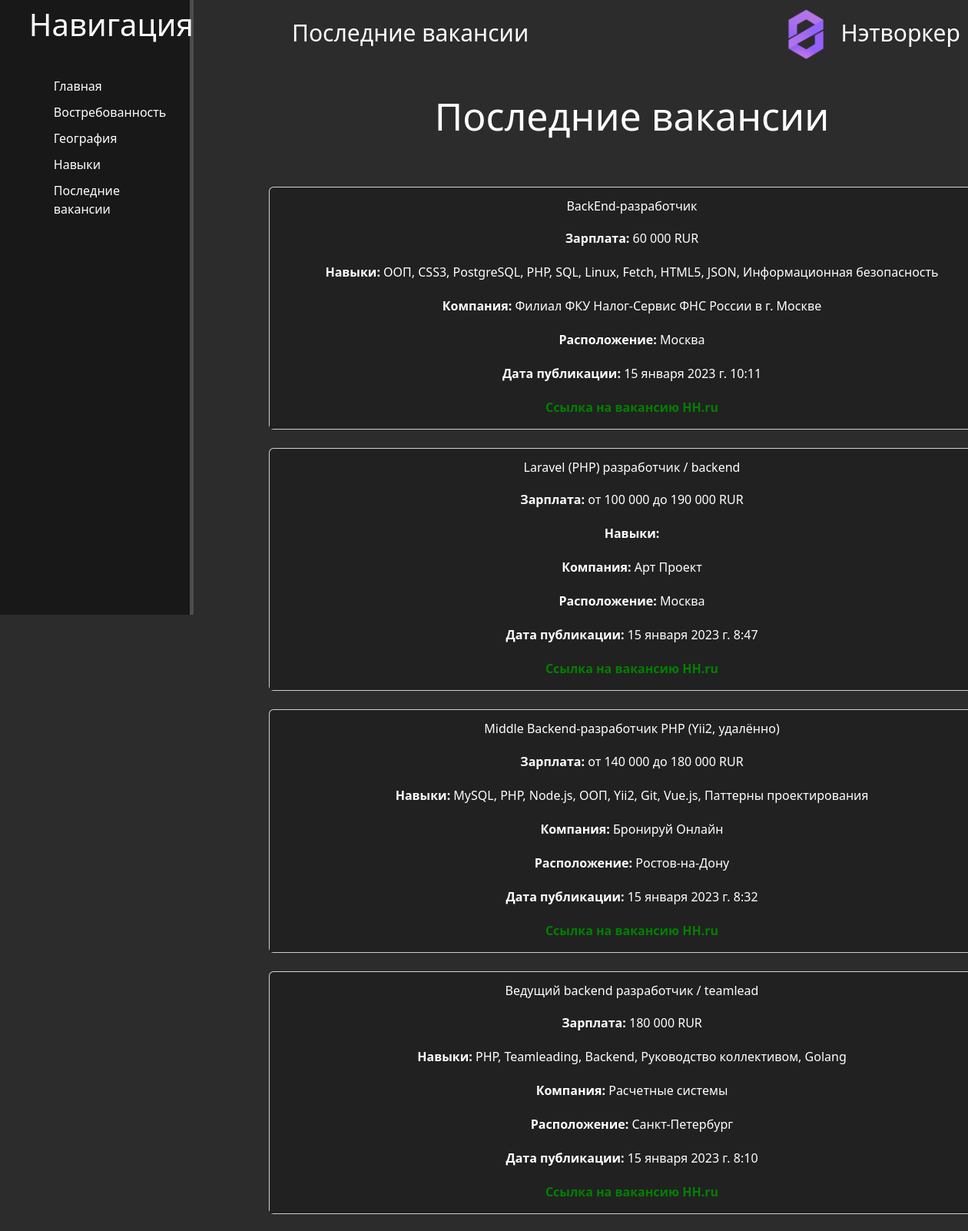
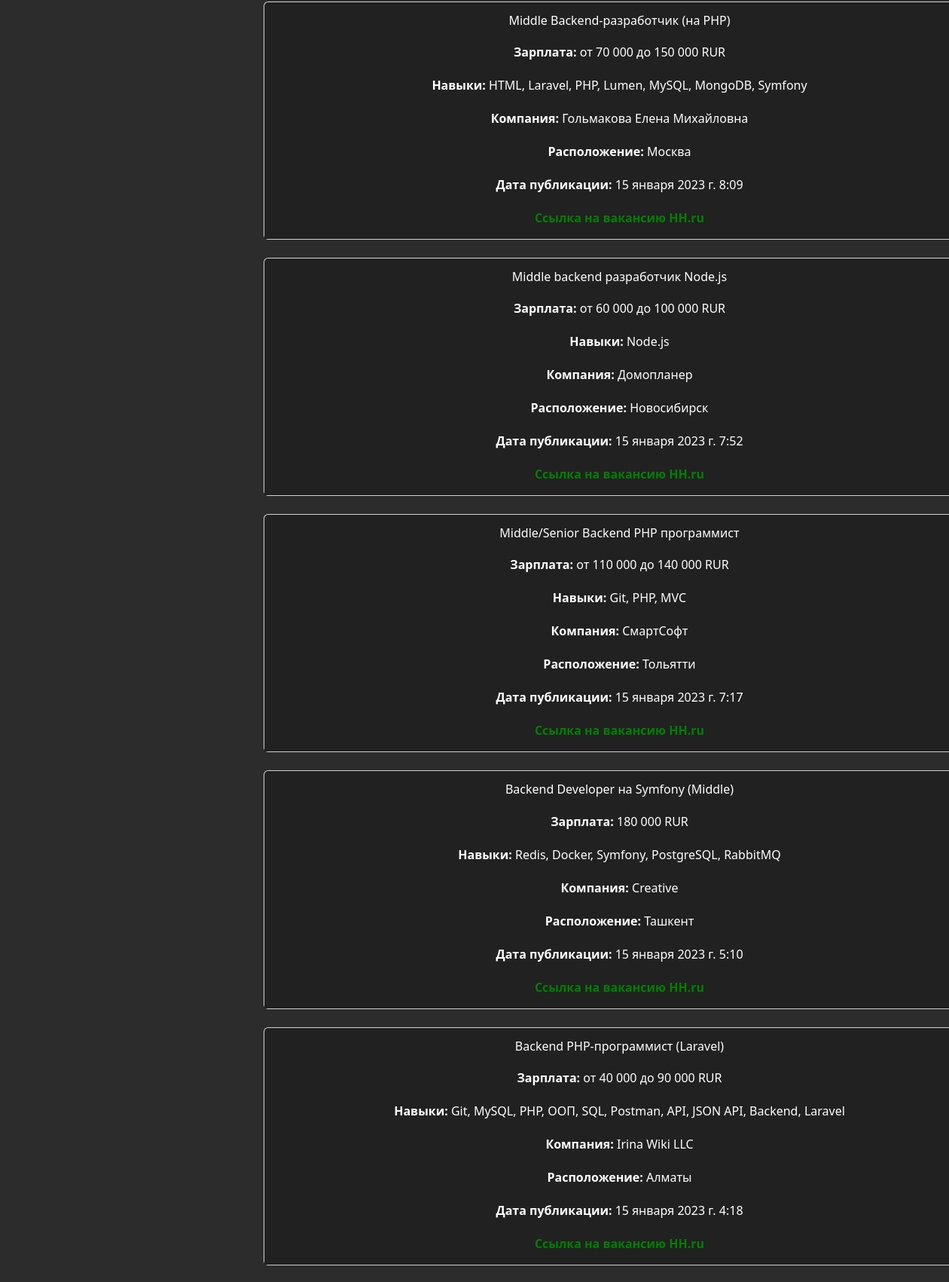
/vacancies (upper part), run on the app's committed database (2 pictures, top to bottom).
### main/models.py (models this page shows)
class Vacancy(models.Model):
    hh_id = models.CharField(max_length=100, default='0000')
    name = models.CharField(
        'Название вакансии',
        max_length=100,
        default='name'
    )
    published_at = models.DateTimeField(
        'Дата публикации',
        default=datetime.datetime(2023, 1, 7, 15, 10, 47, 625508)
    )
    description = models.TextField('Описание', blank=True, null=True)
    key_skills = models.TextField('Навыки', blank=True, null=True)
    address = models.TextField('Город', blank=True, null=True)
    url = models.URLField('Ссылка', max_length=100, null=True)
    salary = models.CharField(
        'зарплата',
        max_length=100,
        blank=True,
        null=True
    )
    employer = models.CharField(
        'Имя нанимателя',
        max_length=100,
        blank=True,
        null=True
    )
    class Meta:
        verbose_name = 'Вакансии hh.ru'
        verbose_name_plural = 'Вакансии hh.ru'

### main/views.py (the view)
# urls.py: path('vacancies', include("main.urls"))
def vacancies(request):
    add_vac()
    return render(request, "main/vacancies.html", context={'vacancies': Vacancy.objects.order_by('-published_at')[:10]})

### main/vacancy_utils.py (called while the page is built, shortened)
def add_vac():
    set_vacancy(get_vac())

def set_vacancy(vacancies):
    hh_model = [item.hh_id for item in Vacancy.objects.all()]

def get_api():
    params = {
        'text': 'backend',
        'specialization': 1,
        'page': 1,
        'per_page': 100,
    }
    return requests.get('https://api.hh.ru/vacancies', params).json()

def get_vac():
    try:
        data = []
        info = get_api()
        for row in info['items']:
            if row['name'].lower().__contains__('backend') and not row['salary'] is None:
                data.append({'id': row['id'], 'published_at': row['published_at']})
        data = sorted(data, key=lambda x: x['published_at'])
        vacancies = []
        for vacancy in data[len(data) - 10:]:
            vacancies.append(clean_vac(requests.get(f'https://api.hh.ru/vacancies/{vacancy["id"]}').json()))
        return vacancies
    except Exception as e:
        print(e)
        print(datetime.datetime.now())
        return []

### main/templates/main/vacancies.html (shortened to what this page needs)
{% extends 'main/layout.html' %}
{% block footer %} Последние вакансии {% endblock %}
{% block content %}
<div class="features">
<h1 style="text-align: center;"> Последние вакансии</h1>
    <br>
    <div style="max-width: 1000px; margin: 30px auto;">
        {% for vacancy in vacancies %}
            <div class="card">
                <div class="card-header" style="background: #212121; max-width: 1000px;">
                    <h5 class="mb-0">
                        <button class="btn btn-link" data-toggle="collapse" style="text-decoration: none; color: white">
                            <div class="text_block">
                                <h6>{{ vacancy.name }}</h6>
                                <p style="max-width: 1000px;"><b>Зарплата:</b> {{ vacancy.salary }}</p>
                                <p><b>Навыки: </b>{{ vacancy.key_skills }}</p>
                                <p><b>Компания: </b> {{ vacancy.employer }}</p>
                                <p><b>Расположение:</b> {{ vacancy.address }}</p>
                                <p><b>Дата публикации:</b> {{ vacancy.published_at }}</p>
                                <a style="color: green" href={{ vacancy.url }}><strong>Ссылка на вакансию HH.ru</strong></a>
                            </div>
                        </button>
                    </h5>
                </div>
            </div>
            <br>
        {% endfor %}
    </div>
</div>
{% endblock %}

### main/static/main/css/main.css (style rules this page uses)
body { background: #2c2c2c; }
a { text-decoration: none; }
main .features { float: left; color: #fff; margin-top: 30px; margin-left: 350px; text-align: center; width: 75%; }
main .features h1 { font-size: 50px; }
main .features p { max-width: 1000px; margin: 20px auto; margin-bottom: 20px; }

### data on the page
Vacancy: name "BackEnd-разработчик", salary "60 000 RUR", key_skills "ООП, CSS3, PostgreSQL, PHP, SQL, Linux, Fetch, HTML5, JSON, Информационная безопасность", employer "Филиал ФКУ Налог-Сервис ФНС России в г. Москве", address "Москва", published_at "15 января 2023 г. 10:11"
Vacancy: name "Laravel (PHP) разработчик / backend", salary "от 100 000 до 190 000 RUR", employer "Арт Проект", address "Москва", published_at "15 января 2023 г. 8:47"
Vacancy: name "Middle Backend-разработчик PHP (Yii2, удалённо)", salary "от 140 000 до 180 000 RUR", key_skills "MySQL, PHP, Node.js, ООП, Yii2, Git, Vue.js, Паттерны проектирования", employer "Бронируй Онлайн", address "Ростов-на-Дону", published_at "15 января 2023 г. 8:32"
Vacancy: name "Ведущий backend разработчик / teamlead", salary "180 000 RUR", key_skills "PHP, Teamleading, Backend, Руководство коллективом, Golang", employer "Расчетные системы", address "Санкт-Петербург", published_at "15 января 2023 г. 8:10"
Vacancy: name "Middle Backend-разработчик (на PHP)", salary "от 70 000 до 150 000 RUR", key_skills "HTML, Laravel, PHP, Lumen, MySQL, MongoDB, Symfony", employer "Гольмакова Елена Михайловна", address "Москва", published_at "15 января 2023 г. 8:09"
Vacancy: name "Middle backend разработчик Node.js", salary "от 60 000 до 100 000 RUR", key_skills "Node.js", employer "Домопланер", address "Новосибирск", published_at "15 января 2023 г. 7:52"
Vacancy: name "Middle/Senior Backend PHP программист", salary "от 110 000 до 140 000 RUR", key_skills "Git, PHP, MVC", employer "СмартСофт", address "Тольятти", published_at "15 января 2023 г. 7:17"
Vacancy: name "Backend Developer на Symfony (Middle)", salary "180 000 RUR", key_skills "Redis, Docker, Symfony, PostgreSQL, RabbitMQ", employer "Creative", address "Ташкент", published_at "15 января 2023 г. 5:10"
Vacancy: name "Backend PHP-программист (Laravel)", salary "от 40 000 до 90 000 RUR", key_skills "Git, MySQL, PHP, ООП, SQL, Postman, API, JSON API, Backend, Laravel", employer "Irina Wiki LLC", address "Алматы", published_at "15 января 2023 г. 4:18"
